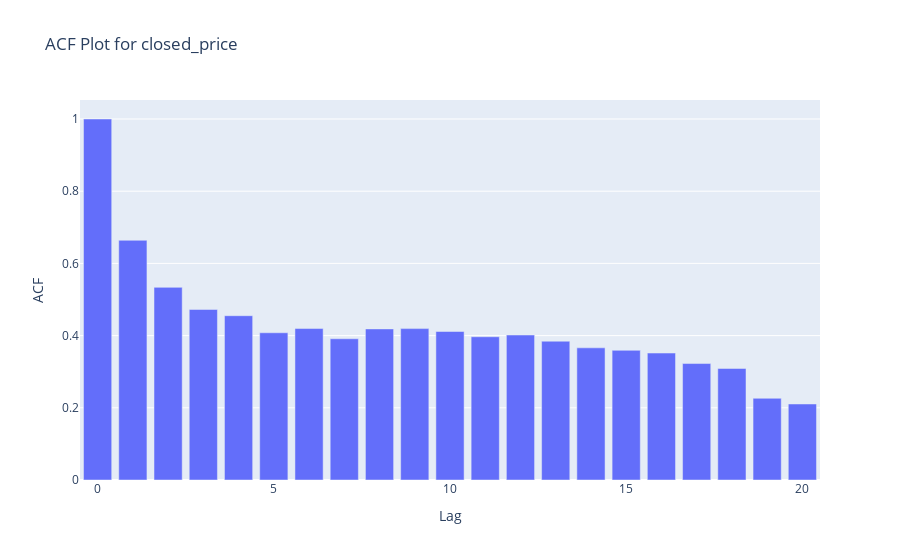

The code cell stored with this chart in its notebook:
### Code cell
# 2.2 Autocorrelation and Stationary Analysis

import plotly.graph_objects as go
from statsmodels.tsa.stattools import acf, pacf
import pandas as pd

def create_acf_pacf_plots(data, column_name):
    # Calculate ACF and PACF
    acf_values = acf(data[column_name], nlags=20)
    pacf_values = pacf(data[column_name], nlags=20)

    # Create ACF Plot
    acf_plot = go.Figure()
    acf_plot.add_trace(go.Bar(x=list(range(len(acf_values))), y=acf_values, name='ACF'))
    acf_plot.update_layout(title=f'ACF Plot for {column_name}', xaxis_title='Lag', yaxis_title='ACF')
    acf_plot.show()

    # Create PACF Plot
    pacf_plot = go.Figure()
    pacf_plot.add_trace(go.Bar(x=list(range(len(pacf_values))), y=pacf_values, name='PACF'))
    pacf_plot.update_layout(title=f'PACF Plot for {column_name}', xaxis_title='Lag', yaxis_title='PACF')
    pacf_plot.show()


# Create ACF and PACF plots for 'Closed'
create_acf_pacf_plots(calculateEWMA, 'closed_price')

# Create ACF and PACF plots for 'LogReturns'
create_acf_pacf_plots(calculateEWMA, 'Log_Return')

# Create ACF and PACF plots for 'Volatility'
create_acf_pacf_plots(calculateEWMA, 'Volatility')

### Figure 1 — Plotly figure (JSON) as saved in the notebook; plotly's stock layout.template omitted (floating-point values rounded to 4 significant figures)
{"data": [{"name": "ACF", "type": "bar", "x": [0, 1, 2, 3, 4, 5, 6, 7, 8, 9, 10, 11, 12, 13, 14, 15, 16, 17, 18, 19, 20], "y": [1, 0.6639, 0.5336, 0.4724, 0.4551, 0.4078, 0.4195, 0.3912, 0.4185, 0.4193, 0.4113, 0.3968, 0.4016, 0.3845, 0.3661, 0.3592, 0.3517, 0.3226, 0.309, 0.2263, 0.2106]}], "layout": {"title": {"text": "ACF Plot for closed_price"}, "xaxis": {"title": {"text": "Lag"}}, "yaxis": {"title": {"text": "ACF"}}}}
